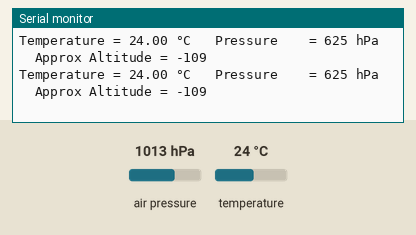
Recording of a sketch running on a simulated Arduino Uno, built with avr-gcc and run on an emulated ATmega328P. On the bench: the last lines printed to the serial monitor. Inputs (shaded band) come from the test bench; at power-on: air pressure 1013 hPa, temperature 24 °C.

Above: at 2.6 s.
2.7 s: air pressure set to 1000 hPa
At 2.91 s:
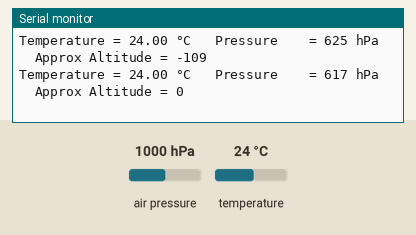
5.7 s: air pressure set to 952 hPa
At 5.77 s:
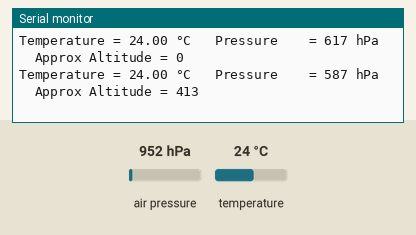
8.7 s: temperature set to 12 °C
At 8.79 s:
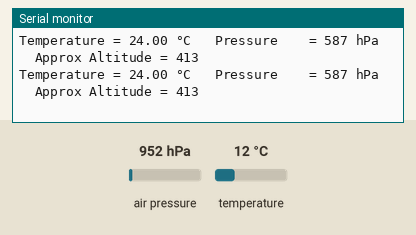
10.2 s: air pressure set to 1025 hPa
At 10.25 s:
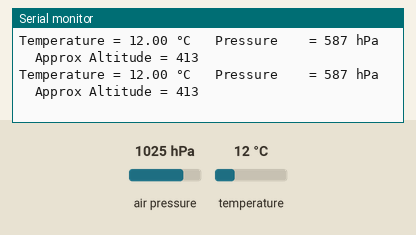
16.2 s: temperature set to 28 °C
At 16.25 s:
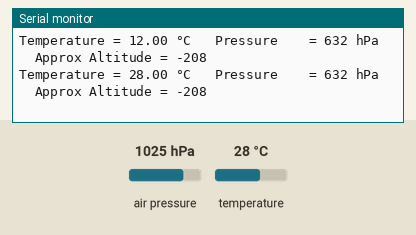
19.2 s: temperature set to 41 °C
At 19.3 s:
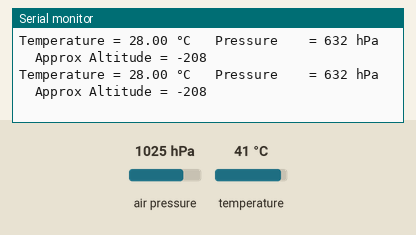
Timing chart, 0 to 22.2 s (numbered marks = the images above; inputs shaded):
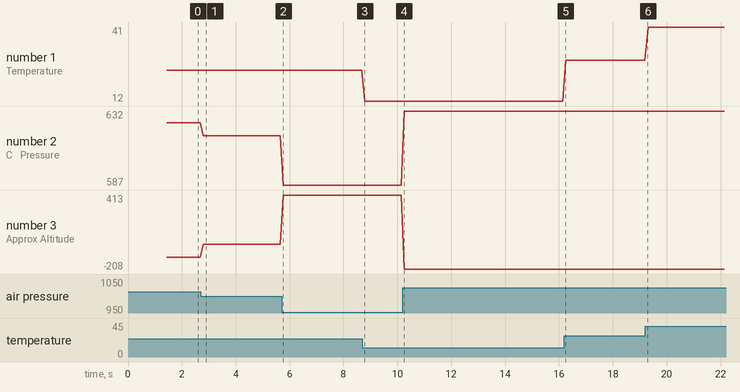

The sketch:

bmp280_sensortest_2.0.ino
```cpp
// (licence header left out)
#include <Wire.h>             // include Wire library, required for I2C devices
#include <Adafruit_Sensor.h>  // include Adafruit sensor library
#include <Adafruit_BMP280.h>  // include adafruit library for BMP280 sensor
 float initialPressure    = 0;
 float temperature =0;
  long int pressure    = 0;
  long int altitude_   = 0;
// define device I2C address: 0x76 or 0x77 (0x77 is library default address)
#define BMP280_I2C_ADDRESS  0x76

Adafruit_BMP280 bmp280;


void setup() {

  Wire.setClock(100000);
  Serial.begin(9600);

  // set up the LCD's number of columns and rows

  delay(100);\
  Serial.println("Arduino + BMP280");
  delay(100);\
  Serial.println("Arduino + BMP280");
  delay(100);\
  Serial.println("Arduino + BMP280");
  delay(1000);\
  Serial.println("Arduino + BMP280");


    delay(100);\
  Serial.println(F("Arduino + BMP280"));

  if (!bmp280.begin(BMP280_I2C_ADDRESS))
  {
    Serial.println("Could not find a valid BMP280 sensor, check wiring!");
    while (1);
  }else{
    Serial.println("FOund BMP280");
  }
initialPressure    = 1000;
Serial.println(initialPressure);

}


// main loop
void loop()
{
  // get temperature, pressure and altitude from library

 pressure    = bmp280.readPressure();     // get pressure
 altitude_   = bmp280.readAltitude(initialPressure); // get altitude (this should be adjusted to your local forecast)
 temperature = bmp280.readTemperature();  // get temperature


  // print data on the serial monitor software
  // 1: print temperature
  Serial.print("Temperature = ");
 Serial.print(temperature);
  Serial.print(" °C");
  // 2: print pressure
  Serial.print("   Pressure    = ");
  Serial.print(pressure/162);
  Serial.print(" hPa");
  // 3: print altitude
  Serial.print("   Approx Altitude = ");
  Serial.print(altitude_);


  Serial.println();  // start a new line
  delay(100);       // wait 2 seconds

}


// end of code.
```

Measured:
- after the input at 2.7 s, the serial monitor: prints a new line after 0.10 s (image 1)
- after the input at 5.7 s, the serial monitor: prints a new line after 0.07 s (image 2)
- after the input at 16.2 s, the serial monitor: prints a new line after 0.05 s (image 5)
- plotted number 1: 24 → 12 after the input at 8.7 s, 12 → 28 after the input at 16.2 s, 28 → 41 after the input at 19.2 s
- plotted number 2: 625 → 617 after the input at 2.7 s, 617 → 587 after the input at 5.7 s, 587 → 632 after the input at 10.2 s
- plotted number 3: -109 → 0 after the input at 2.7 s, 0 → 413 after the input at 5.7 s, 413 → -208 after the input at 10.2 s
